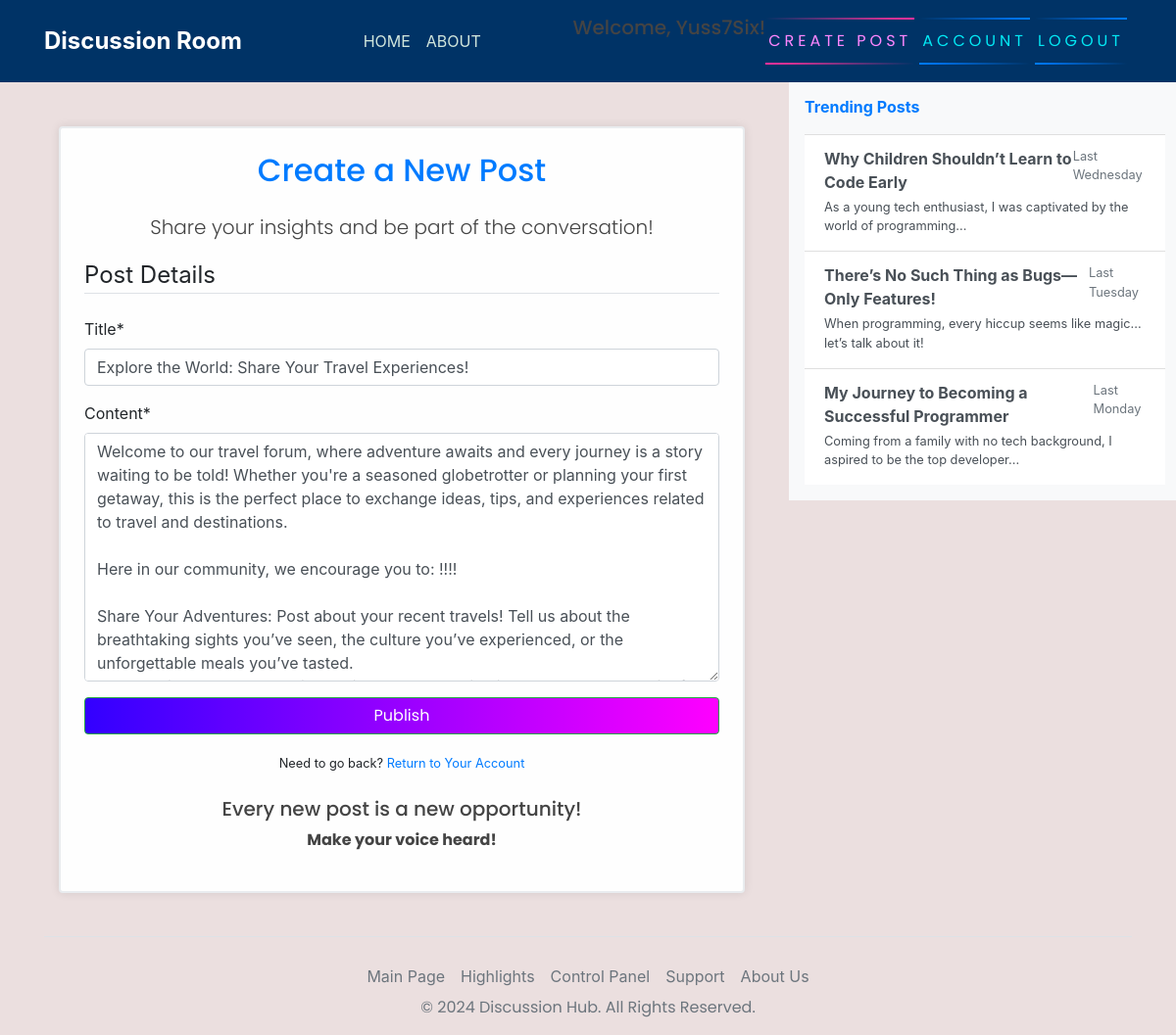
/post/3/update/ (signed in), run on an earlier commit of the app's database.
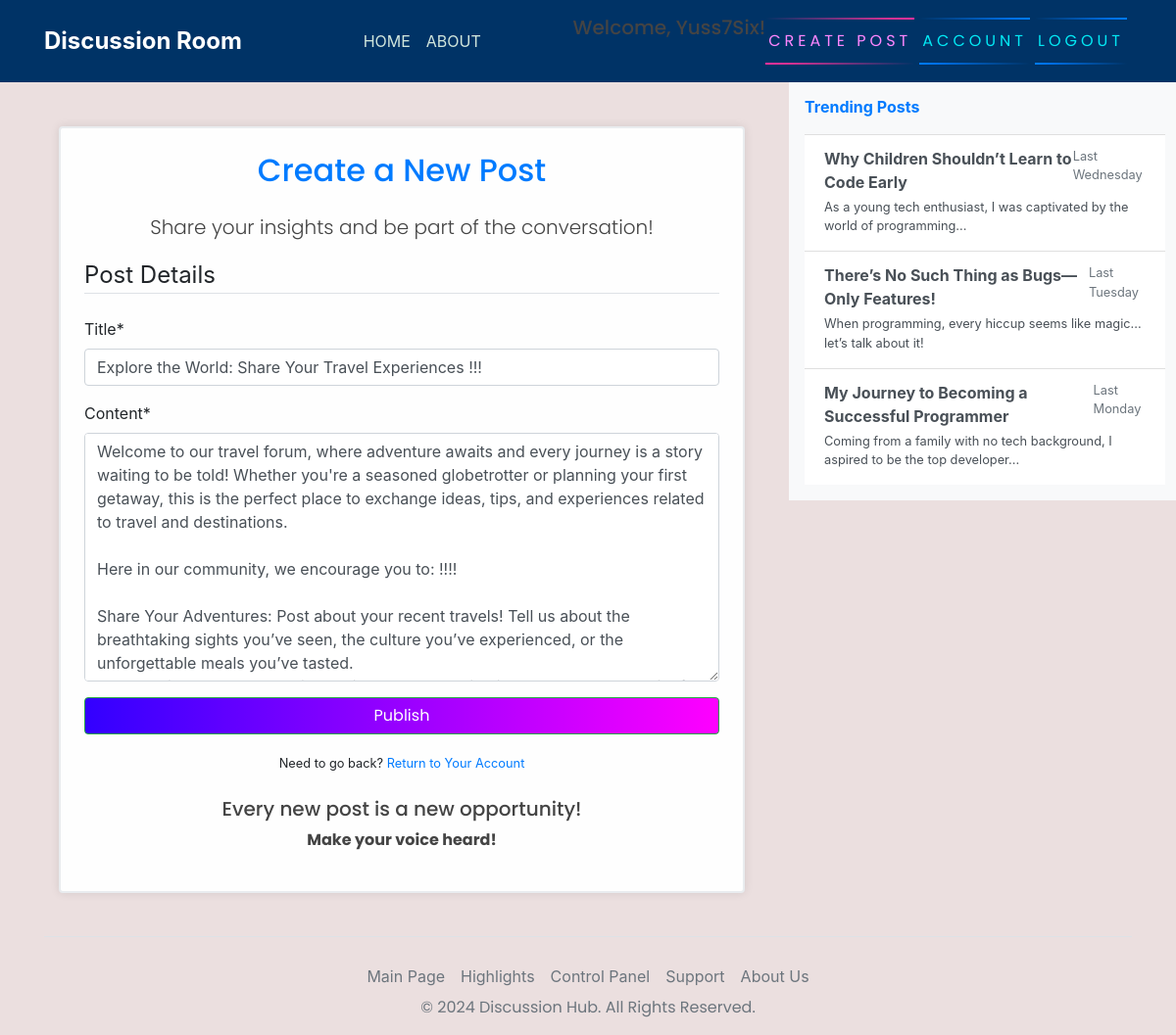
And on a later commit of the database.
### blog/models.py (models this page shows)
class Post(models.Model):
    title = models.CharField(max_length=200)
    content = models.TextField()
    date_posted = models.DateTimeField(default=timezone.now)
    author = models.ForeignKey(User, on_delete=models.CASCADE)

### blog/views.py (the view, shortened to what this page needs)
# urls.py: path('post/<int:pk>/update/', PostUpdateView.as_view(), name='blog-update'),
class PostUpdateView(LoginRequiredMixin,UserPassesTestMixin, UpdateView):
    model = Post
    fields = ['title', 'content']
    success_url = '/'
    def test_func(self):
        post = self.get_object()
        if self.request.user == post.author:
            return True
        return False

### blog/templates/blog/post_form.html (shortened to what this page needs)
{% extends 'base.html' %}
{% load crispy_forms_tags %}
{% block content %}
<div class="container mt-5">
    <div class="content-section p-4 rounded shadow-sm" style="border: 2px solid #e9ecef;">
        <h2 class="text-center mb-4 text-primary">Create a New Post</h2>
        <p class="text-center lead">Share your insights and be part of the conversation!</p>
        <form action="" method="post" enctype="multipart/form-data">
            <fieldset>
                <legend class="border-bottom mb-4">Post Details</legend>
                {{ form|crispy }}
            </fieldset>
            <div class="text-center">
                <button type="submit" class="btn btn-success">Publish</button>
            </div>
        </form>
        <div class="text-center mt-3">
            <small>Need to go back? <a href="{% url 'account' %}">Return to Your Account</a></small>
        </div>
        <div class="mt-4 text-center">
            <h5>Every new post is a new opportunity!</h5>
            <p><strong>Make your voice heard!</strong></p>
        </div>
    </div>
</div>
{% endblock content %}

What changed in the data, as far as the page shows it:
changed Post: title "Explore the World: Share Your Travel Experiences!" → "Explore the World: Share Your Travel Experiences !!!"
